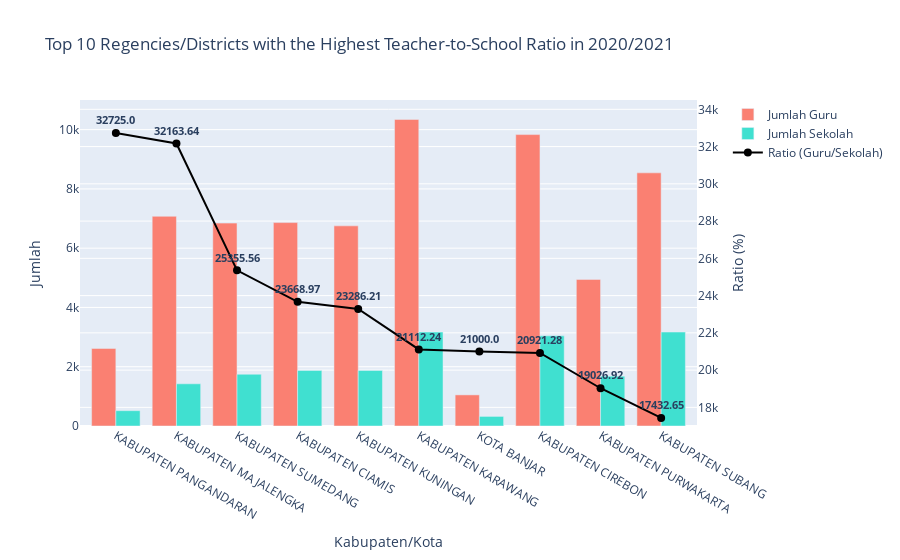

Write notebook code for a chart like this one.
### Code cell
data_filtered = final_high_school_df[final_high_school_df.tahun_ajaran == '2020/2021']
data_filtered['ratio'] = round((data_filtered['jumlah_guru'] / data_filtered['jumlah_sekolah']) * 100, 2)
data_sorted = data_filtered.nlargest(10, 'ratio')

categories = data_sorted['nama_kabupaten_kota'].tolist()
A = data_sorted['jumlah_guru'].tolist()
B = data_sorted['jumlah_sekolah'].tolist()
ratio = data_sorted['ratio'].tolist()

fig = go.Figure()
fig.add_trace(go.Bar(x=categories, y=A, name='Jumlah Guru', marker_color='salmon', offsetgroup=0, yaxis='y1'))
fig.add_trace(go.Bar(x=categories, y=B, name='Jumlah Sekolah', marker_color='turquoise', offsetgroup=1, yaxis='y2'))
fig.add_trace(go.Scatter(x=categories, y=ratio, name='Ratio (Guru/Sekolah)', mode='lines+markers+text',
                         marker=dict(color='black', size=8), text=ratio, textposition='top center', textfont=dict(weight='bold',size=11),
                         yaxis='y3'))

fig.update_layout(
    title='Top 10 Regencies/Districts with the Highest Teacher-to-School Ratio in 2020/2021',
    xaxis=dict(title='Kabupaten/Kota'),
    yaxis=dict(title='Jumlah', side='left', range=[0, 11000]),
    yaxis3=dict(title='Ratio (%)', overlaying='y', side='right', range=[17000, 34500]),
    yaxis2=dict(overlaying='y', side='right', range=[0, 170], position=0.85, showticklabels=False, showgrid=False 
    ),
    barmode='group',
    legend=dict(x=1.05, y=1)
)

fig.show()

### Figure 1 — Plotly figure (JSON) as saved in the notebook; plotly's stock layout.template omitted (floating-point values rounded to 4 significant figures)
{"data": [{"marker": {"color": "salmon"}, "name": "Jumlah Guru", "offsetgroup": "0", "type": "bar", "x": ["KABUPATEN PANGANDARAN", "KABUPATEN MAJALENGKA", "KABUPATEN SUMEDANG", "KABUPATEN CIAMIS", "KABUPATEN KUNINGAN", "KABUPATEN KARAWANG", "KOTA BANJAR", "KABUPATEN CIREBON", "KABUPATEN PURWAKARTA", "KABUPATEN SUBANG"], "y": [2618, 7076, 6846, 6864, 6753, 10345, 1050, 9833, 4947, 8542], "yaxis": "y"}, {"marker": {"color": "turquoise"}, "name": "Jumlah Sekolah", "offsetgroup": "1", "type": "bar", "x": ["KABUPATEN PANGANDARAN", "KABUPATEN MAJALENGKA", "KABUPATEN SUMEDANG", "KABUPATEN CIAMIS", "KABUPATEN KUNINGAN", "KABUPATEN KARAWANG", "KOTA BANJAR", "KABUPATEN CIREBON", "KABUPATEN PURWAKARTA", "KABUPATEN SUBANG"], "y": [8, 22, 27, 29, 29, 49, 5, 47, 26, 49], "yaxis": "y2"}, {"marker": {"color": "black", "size": 8}, "mode": "lines+markers+text", "name": "Ratio (Guru/Sekolah)", "text": ["32725.0", "32163.64", "25355.56", "23668.97", "23286.21", "21112.24", "21000.0", "20921.28", "19026.92", "17432.65"], "textfont": {"size": 11, "weight": "bold"}, "textposition": "top center", "type": "scatter", "x": ["KABUPATEN PANGANDARAN", "KABUPATEN MAJALENGKA", "KABUPATEN SUMEDANG", "KABUPATEN CIAMIS", "KABUPATEN KUNINGAN", "KABUPATEN KARAWANG", "KOTA BANJAR", "KABUPATEN CIREBON", "KABUPATEN PURWAKARTA", "KABUPATEN SUBANG"], "y": [32725, 32160.0, 25360.0, 23670.0, 23290.0, 21110.0, 21000, 20920.0, 19030.0, 17430.0], "yaxis": "y3"}], "layout": {"barmode": "group", "legend": {"x": 1.05, "y": 1}, "title": {"text": "Top 10 Regencies/Districts with the Highest Teacher-to-School Ratio in 2020/2021"}, "xaxis": {"title": {"text": "Kabupaten/Kota"}}, "yaxis": {"range": [0, 11000], "side": "left", "title": {"text": "Jumlah"}}, "yaxis2": {"overlaying": "y", "position": 0.85, "range": [0, 170], "showgrid": false, "showticklabels": false, "side": "right"}, "yaxis3": {"overlaying": "y", "range": [17000, 34500], "side": "right", "title": {"text": "Ratio (%)"}}}}
